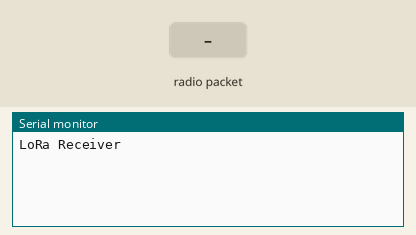
Recording of a sketch running on a simulated Arduino Uno, built with avr-gcc and run on an emulated ATmega328P. Parts: the last lines printed to the serial monitor. The test bench sets the inputs (shaded band). No radio packets arrive unless stated.

Above: at 1.2 s.
1.3 s: radio packet "1" arrives
At 2.5 s:
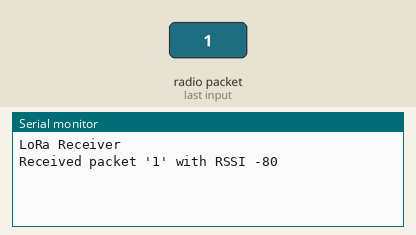
2.8 s: radio packet "0" arrives
At 3.7 s:
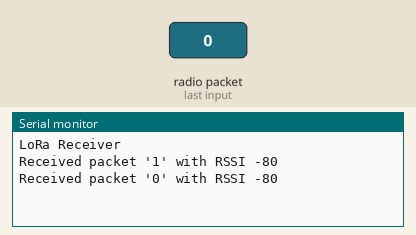
4.3 s: radio packet "2" arrives
At 4.8 s:
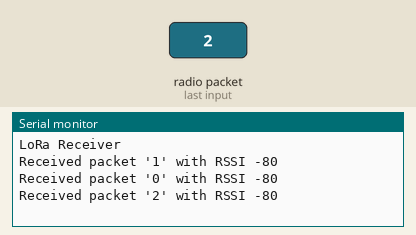

The sketch:

LoRaReceiver.ino
```cpp
#include <SPI.h>
#include <LoRa.h>

#define SCK 5     // GPIO5  -- SX1278's SCK
#define MISO 19   // GPIO19 -- SX1278's MISO
#define MOSI 27   // GPIO27 -- SX1278's MOSI
#define SS 18     // GPIO18 -- SX1278's CS
#define RST 14    // GPIO14 -- SX1278's RESET
#define DI0 26    // GPIO26 -- SX1278's IRQ(Interrupt Request)

void setup() {
  Serial.begin(9600);
  //while (!Serial);

  Serial.println("LoRa Receiver");
  LoRa.setPins(SS, RST, DI0);
    if (!LoRa.begin(433E6)) {
    Serial.println("Starting LoRa failed!");
    while (1);
  }
}

void loop() {
  // try to parse packet
  int packetSize = LoRa.parsePacket();
  if (packetSize) {
    // received a packet
    Serial.print("Received packet '");

    // read packet
    while (LoRa.available()) {
      Serial.print((char)LoRa.read());
    }

    // print RSSI of packet
    Serial.print("' with RSSI ");
    Serial.println(LoRa.packetRssi());
  }
}
```

Measured:
- after the input at 1.3 s, the serial monitor: prints a new line at once (image 1)
- after the input at 2.8 s, the serial monitor: prints a new line at once (image 2)
- after the input at 4.3 s, the serial monitor: prints a new line at once (image 3)
